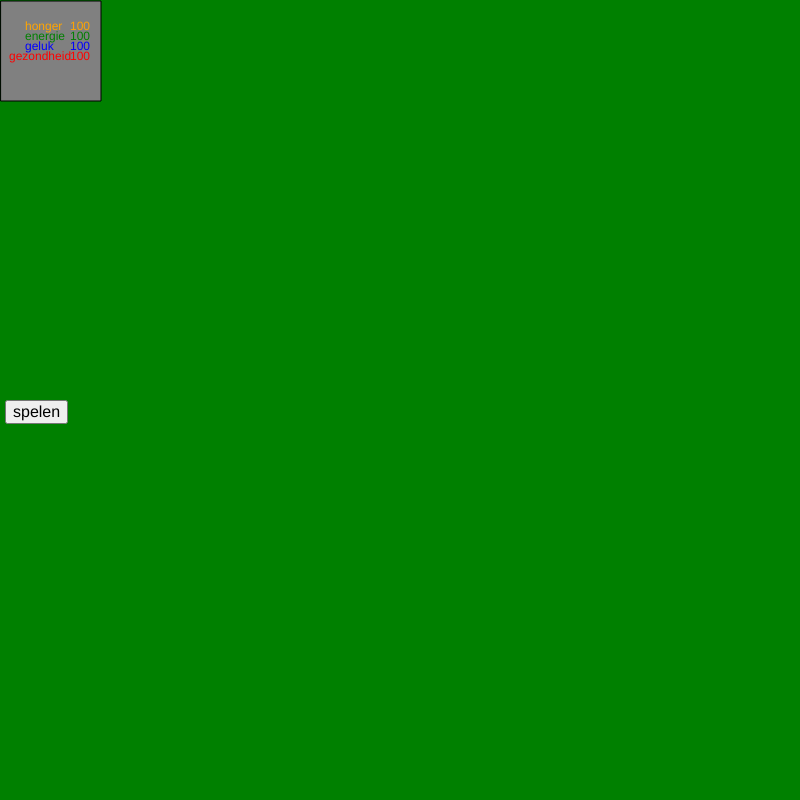
Frame 1 (no input)
Frame 60 (no input): identical to frame 1, image omitted
Frame 120 (the mouse pressed at the canvas centre since frame 60): identical to frame 1, image omitted

The p5.js sketch that drew this single still picture (run headless with seeded random() and noise() and a simulated clock; from frame 60 on, the mouse is pressed at the canvas centre):

// p5.js sketch
// ── sketch.js
let honger = 100
let geluk = 100
let energie = 100
let gezondheid = 100
let imggameoverscreen;
let counterh = 0
let counterE = 0;
let counterG = 0;
let counterGE = 0;
let spelen

// functies 
function savescore() {
  storeItem(honger, honger)
  storeItem(geluk, geluk)
  storeItem(energie, energie)
  storeItem(gezondheid, gezondheid)
}

function preLoad() {
  imggameoverscreen = Loadimage("./asset/OIP.webp")
}
function gezondheideffecten() {
  if (gezondheid == 0)
    fill("black")
  text("huisdier dood je hebt gefaalt ", 500, 100)
  image(imggameoverscreen, 50, 50, 50, 50)
}

function functieSpelen() {
  geluk = geluk + 10;
  energie = energie - 10;

  
  if (geluk > 100) {
    geluk = 100;
  }


  if (energie < 0) {
    energie = 0;
  }
}

function keyPressedreset() {
  if (keyCode === 8 && gezondheid == 0)
    backSpacePressed = true;
  gezondheid = 100
  energie = 100
  geluk = 100
  honger = 100
  console.log(backSpacePressed)
}


function etengeven() {


}
function slapen() {

}
function setup() {
  createCanvas(800, 800);

  // spelen verhoogt geluk maar verlaagt energie
spelen = createButton("spelen");
spelen.position(5, 400);
spelen.style("font-size", "16px");


spelen.mousePressed(functieSpelen);

}

function draw() {
  background("green");

  fill("gray")
  rect(1, 1, 100, 100)
  fill("red")
  text(gezondheid, 70, 60)
  fill("orange")
  text("honger", 25, 30)
  fill("green")
  text("energie", 25, 40)
  fill("blue")
  text("geluk", 25, 50)
  fill("red")
  text("gezondheid", 9, 60)

  // acties die gebeuren als de gezondheid 0 is 

  if (gezondheid == 0) {
    fill("black")
    text("huisdierdood je hebt gefaalt", 200, 100)
    text("druk op backspace om te reseten", 300, 200)
    //image(imggameoverscreen,50,50,50,50) 
  }
  // hier word het honger nivea bijgehouden  doormiddel van een counter  
  counterh = counterh + 1;
  if (counterh >= 200) {
    counterh = 0;
    honger = honger - 1;
  }
  if (honger < 0) {
    honger = 0;
  }

  fill("orange")
  text(honger, 70, 30)


  // hier wordt de gezondheid bijgehouden
  if (honger > 100) {
    gezondheid = 95
  }
  if (honger < 50) {
    gezondheid = gezondheid - 1
  }
  if (gezondheid < 0) {
    gezondheid = 0
    if (geluk < 50 && energie < 50)
      gezondheid = 60
  }
  if (geluk < 10 && energie < 10) {
    gezondheid = 0
  }
  if (geluk < 50) {
    gezondheid = 75
  }
if(energie < 20){
  gezondheid = gezondheid - 0,1 ;
} 
if(energie === 0)



  // hier word het energienivea bijgehouden door middel van een counter
  counterE = counterE + 1
  if (counterE === 300) {
    energie = energie - 1;
  }

  if (counterE > 300) {
    counterE = 0
  }
  if (energie < 0) {
    energie = 0
  }
  fill("green")
  text(energie, 70, 40)

  // hier word het geluksnivea bijgehouden door middel van een counter 
  counterG = counterG + 1
  if (counterG === 600) {
    geluk = geluk - 1
  }
  if (geluk < 0) {
    geluk = 0
  }
  if (counterG > 600) {
    counterG = 0
  }
  fill("blue")
  text(geluk, 70, 50)

} 
